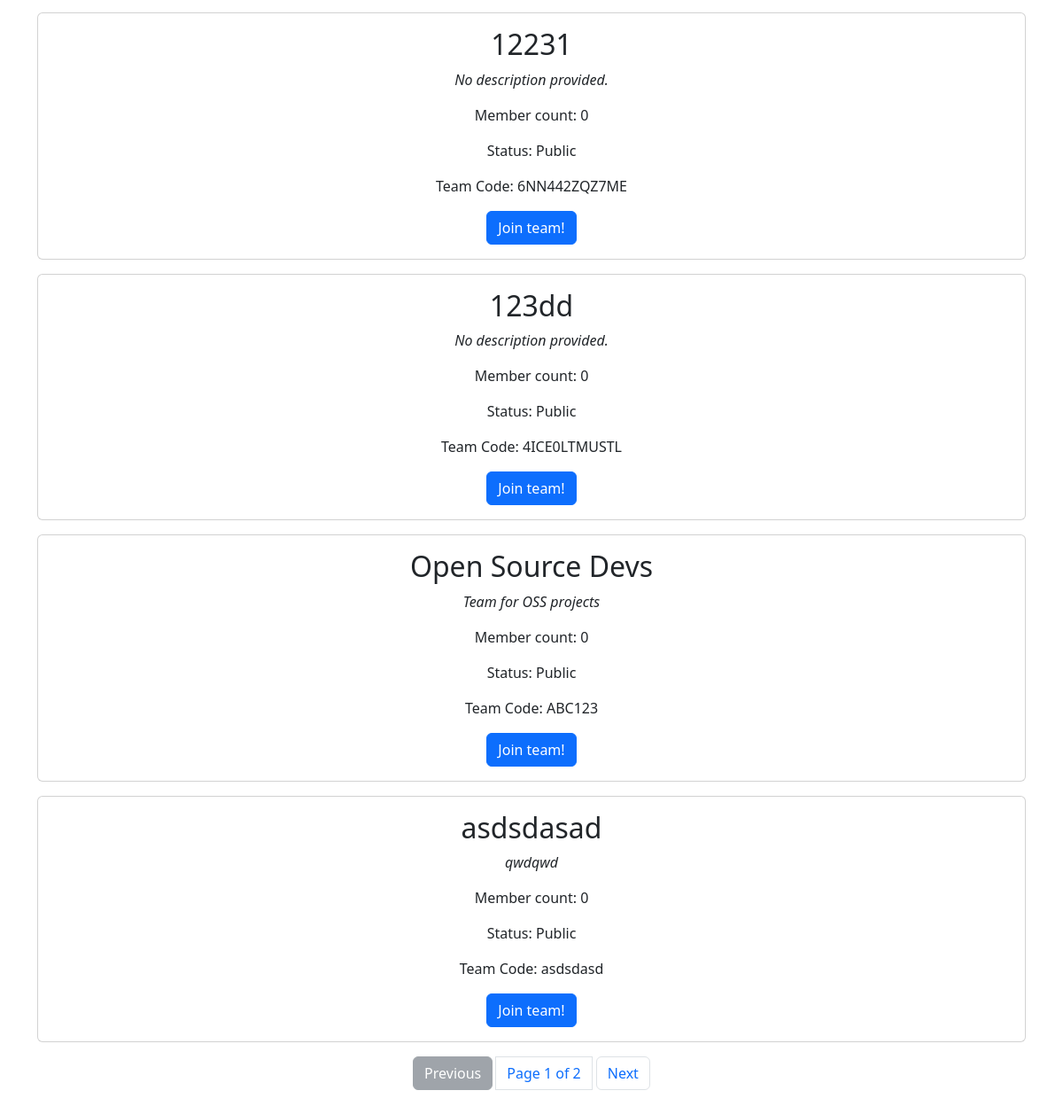
/explore (signed in, lower part), run on an earlier commit of the app's database.
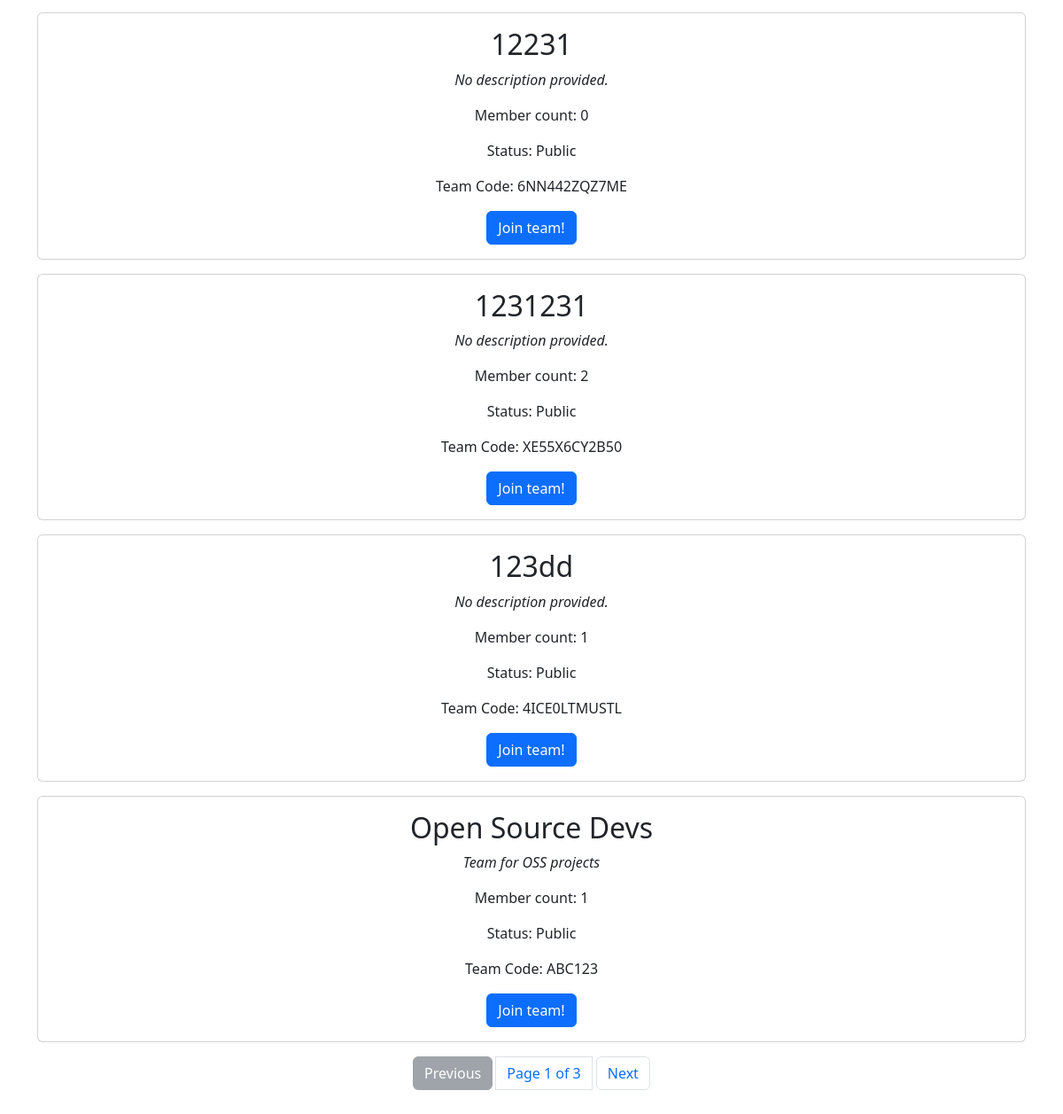
And on a later commit of the database.
### tables this page shows
CREATE TABLE "teams" (
    "id"    INTEGER NOT NULL UNIQUE,
    "code"  TEXT NOT NULL,
    "name"  TEXT NOT NULL UNIQUE,
    "description" TEXT,
    "access_type" TEXT NOT NULL,
    PRIMARY KEY("id" AUTOINCREMENT)
);

### app.py (the view)
@app.route("/explore", methods=["GET"])
@login_required
def explore():
    search_query = request.args.get("search", "")
    if search_query:
        teams = db.execute("""
            SELECT id, name, description, access_type, code,
            (SELECT COUNT(*) FROM team_members WHERE team_members.team_id = teams.id) AS member_count
            FROM teams
            WHERE teams.id NOT IN
            (SELECT team_id FROM team_members WHERE user_id = ?)
            AND access_type != 'private'
            AND teams.name LIKE ?
            ORDER BY teams.name ASC
            """, session["user_id"], f"%{search_query}%")
    else:
        teams = db.execute("""
            SELECT id, name, description, access_type, code,
            (SELECT COUNT(*) FROM team_members WHERE team_members.team_id = teams.id) AS member_count
            FROM teams
            WHERE teams.id NOT IN
            (SELECT team_id FROM team_members WHERE user_id = ?)
            AND access_type != 'private'
            ORDER BY teams.name ASC
            """, session["user_id"])
    return render_template("explore.html", teams=teams)

### app.py (called while the page is built)
@app.after_request
def after_request(response):
    response.headers["Cache-Control"] = "no-cache, no-store, must-revalidate"
    response.headers["Expires"] = 0
    response.headers["Pragma"] = "no-cache"
    return response

### helpers.py (called while the page is built)
def login_required(f):
    @wraps(f)
    def decorated_function(*args, **kwargs):
        if session.get("user_id") is None:
            flash("You must be logged in to access this page!")
            return render_template("login.html", request_path=request.path)
        return f(*args, **kwargs)
    return decorated_function

### templates/explore.html (shortened to what this page needs)
{% extends "layout.html" %}
{% block main %}
    {% if teams %}
        {% for team in teams %}
        <div class="card text-center mb-3">
            <div class="card-body">
                <h2 class="card-title">{{ team.name }}</h2>
                {% if team.description %}
                    <p class="card-text"><i>{{ team.description }}</i></p>
                {% else %}
                    <p class="card-text"><i>No description provided.</i></p>
                {% endif %}
                <p class="card-text">Member count: {{ team.member_count }}</p>
                <p class="card-text">Status: {{ team.access_type.capitalize() }}</p>
                <p class="card-text">Team Code: {{ team.code }}</p>
                <div class="container">
                    <form id="join-team-form">
                        <button type="submit" class="btn btn-primary join-button" data-team-id="{{ team.id }}">Join team!</button>
                    </form>
                </div>
            </div>
        </div>
        {% endfor %}
    {% else %}
        <p class="text-center mt-5"><i>Nothing to show here...</i></p>
    {% endif %}
    <ul class="pagination justify-content-center" hidden>
        <li class="page-item"><button class="page-link btn btn-secondary me-1" id="prev-btn">Previous</button></li>
        <li class="page-item"><span class="page-link" id="page-info"></span></li>
        <li class="page-item"><button class="page-link btn btn-secondary ms-1" id="next-btn">Next</button></li>
    </ul>
{% endblock %}

What changed in the data, as far as the page shows it:
no longer on this page (row unchanged): teams: name "asdsdasad", description "qwdqwd", member_count "0", access_type "Public", code "asdsdasd"
added teams: name "1231231", description "No description provided.", member_count "2", access_type "Public", code "XE55X6CY2B50"
computed for teams "123dd": member_count "0" → "1"
computed for teams "Open Source Devs": member_count "0" → "1"
Also different on the page:
text written by a page script: "Page 1 of 2" → "Page 1 of 3"
